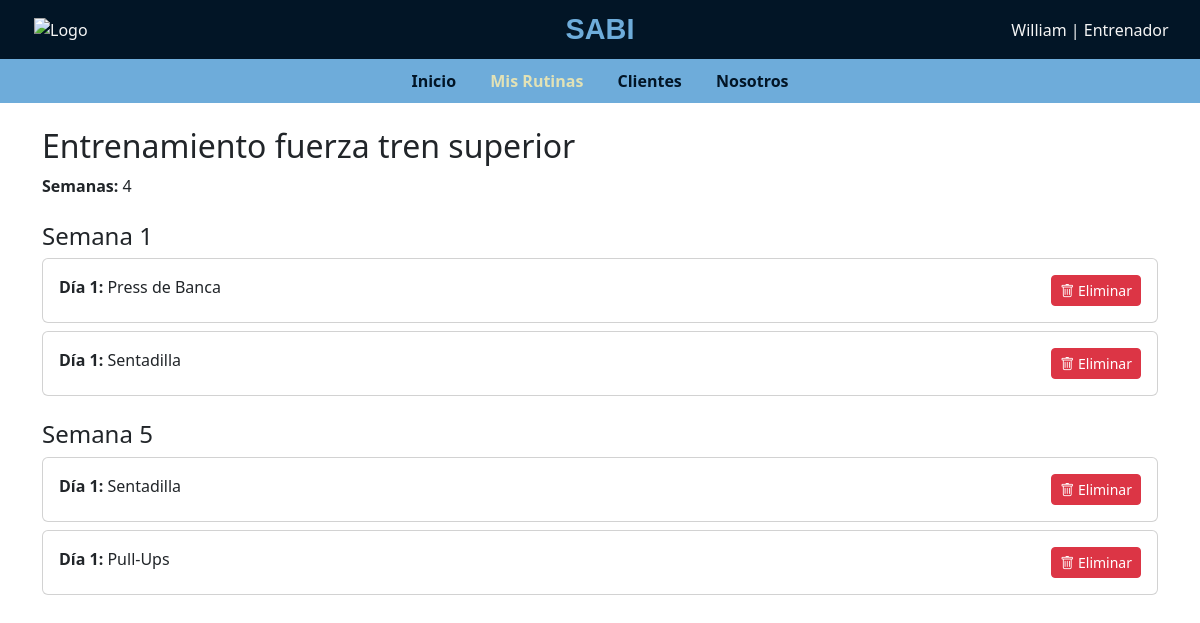
The page /Vista/Entrenador/EditarRutina.php?id=1 on the database its author committed.
### tables this page shows
CREATE TABLE `rutina` (
  `idRutina` int(11) NOT NULL,
  `semRutina` int(11) NOT NULL,
  `descRutina` varchar(40) NOT NULL,
  `creaRutina` date NOT NULL,
  `autRutina` int(11) DEFAULT NULL
);

CREATE TABLE `ejercicio_rutina` (
  `idEje_Rut` int(11) NOT NULL,
  `fkIdEjercicio` int(11) NOT NULL,
  `fkIdRutina` int(11) NOT NULL,
  `repeticiones` int(11) DEFAULT NULL,
  `series` int(11) DEFAULT NULL,
  `dia` int(11) NOT NULL,
  `semana` int(11) NOT NULL,
  `descanso` int(11) DEFAULT NULL,
  `intensidad` varchar(15) NOT NULL,
  `peso` int(4) DEFAULT NULL
);

CREATE TABLE `ejercicio` (
  `idEjercicio` int(11) NOT NULL,
  `nomEjercicio` varchar(20) NOT NULL,
  `descEjercicio` varchar(90) NOT NULL,
  `tipEjercicio` varchar(20) NOT NULL,
  `urlVideo` varchar(260) NOT NULL
);

### Vista/Entrenador/EditarRutina.php (the view, shortened to what this page needs)
<?php
include_once("../../Controlador/Conexion.php");
$idRutina = isset($_GET['id']) ? intval($_GET['id']) : null;
$stmt = $conexion->prepare("SELECT * FROM rutina WHERE idRutina = ?");
$stmt->bind_param("i", $idRutina);
$stmt->execute();
$result = $stmt->get_result();
$rutina = $result->fetch_assoc();
$ejercicios = [];
$query = "SELECT er.*, e.nomEjercicio FROM ejercicio_rutina er
          JOIN ejercicio e ON er.fkIdEjercicio = e.idEjercicio
          WHERE fkIdRutina = ?
          ORDER BY semana, dia";
$stmt = $conexion->prepare($query);
$stmt->bind_param("i", $idRutina);
$stmt->execute();
$res = $stmt->get_result();
while ($row = $res->fetch_assoc()) {
  $ejercicios[] = $row;
}
?>
<!DOCTYPE html>
<html lang="en">
<head>
  <link href="https://cdn.jsdelivr.net/npm/bootstrap@5.3.0/dist/css/bootstrap.min.css" rel="stylesheet">
  <link rel="stylesheet" href="https://cdn.jsdelivr.net/npm/bootstrap-icons/font/bootstrap-icons.css">
  <link rel="stylesheet" href="../Stiles/CrearRutina.css">
</head>
<body class="cuerpo">
  <nav class="navbar navbar-custom">
    <div class="container-fluid d-flex flex-column align-items-center">
      <div class="d-flex align-items-center w-100 justify-content-between row">
        <div class="col-md-2"><img src="Media/Logo.enc" alt="Logo" width="60" height="60" class="logo"></div>
        <div class="col-md-8 text-center"><a class="navbar-brand " href="#">SABI</a></div>
        <div class="col-lg-2 text-center">William | Entrenador</div>
      </div>
    </div>
  </nav>
  <div class="menu">
    <a href="#">Inicio</a>
    <a href="rutinasGuardadas.html" style="color: #E2E2B6;">Mis Rutinas</a>
    <a href="clientes.html">Clientes</a>
    <a href="#">Nosotros</a>
  </div>
  <div class="container mt-4">
    <h2><?= htmlspecialchars($rutina['descRutina']) ?></h2>
    <p><strong>Semanas:</strong> <?= htmlspecialchars($rutina['semRutina']) ?></p>
  </div>
  <div class="container">
    <?php
    $semanaActual = 0;
    foreach ($ejercicios as $ej) {
      if ($ej['semana'] != $semanaActual) {
        if ($semanaActual > 0) echo "</div>";
        $semanaActual = $ej['semana'];
        echo "<div class='mt-4'><h4>Semana $semanaActual</h4>";
      }
      echo "<div class='card mb-2'>
              <div class='card-body d-flex justify-content-between'>
                  <div>
                      <strong>Día {$ej['dia']}:</strong> {$ej['nomEjercicio']}
                  </div>
                  <button class='btn btn-danger btn-sm eliminar-ejercicio' data-id='{$ej['idEje_Rut']}'>
                      <i class='bi bi-trash'></i> Eliminar
                  </button>
              </div>
            </div>";
    }
    if ($semanaActual > 0) echo "</div>";
    ?>
  </div>
</body>
</html>

### Vista/Stiles/CrearRutina.css (style rules this page uses)
.cuerpo { background-image: url(../media/fondoSabi.png); }
.navbar-custom { background-color: #021526; color: whitesmoke; }
.navbar-brand { font-size: 1.8rem; font-weight: bold; color: #6EACDA; font-family: 'Bonello-Regular', sans-serif; text-align: center; margin: 0 auto; text-decoration: none; }
.logo { margin-left: 10px; }
.menu { background-color: #6EACDA; text-align: center; padding: 10px 0; }
.menu a { color: #021526; font-weight: bold; margin: 0 15px; text-decoration: none; }

### rows shown on the page
rutina: descRutina "Entrenamiento fuerza tren superior", semRutina "4"
ejercicio_rutina: semana "1", dia "1", fkIdEjercicio.nomEjercicio "Press de Banca"
ejercicio_rutina: dia "1", fkIdEjercicio.nomEjercicio "Sentadilla"
ejercicio_rutina: semana "5", dia "1", fkIdEjercicio.nomEjercicio "Sentadilla"
ejercicio_rutina: dia "1", fkIdEjercicio.nomEjercicio "Pull-Ups"
